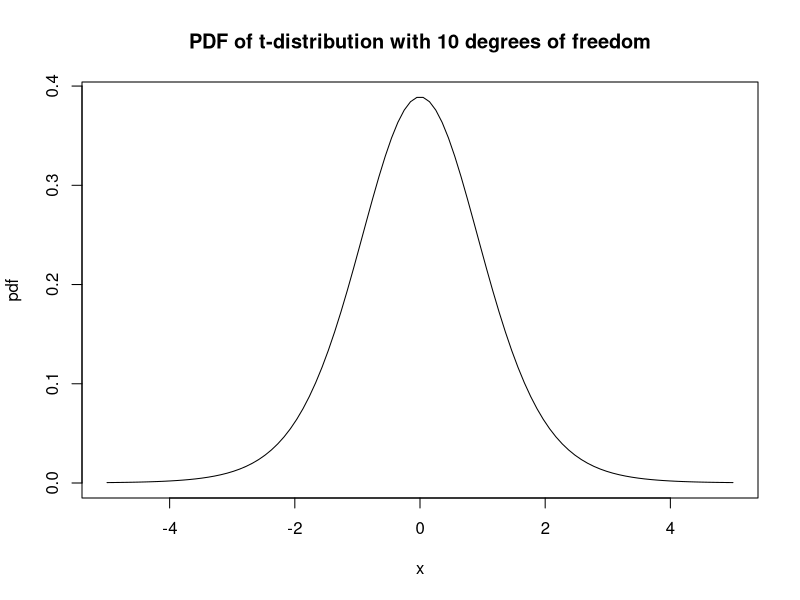

R code for this plot:
#probability density function R - t-statistic

x <- seq(-5, 5, length.out = 100)
df <- 10
pdf <- dt(x, df)
plot(x, pdf, type="l", main="PDF of t-distribution with 10 degrees of freedom")